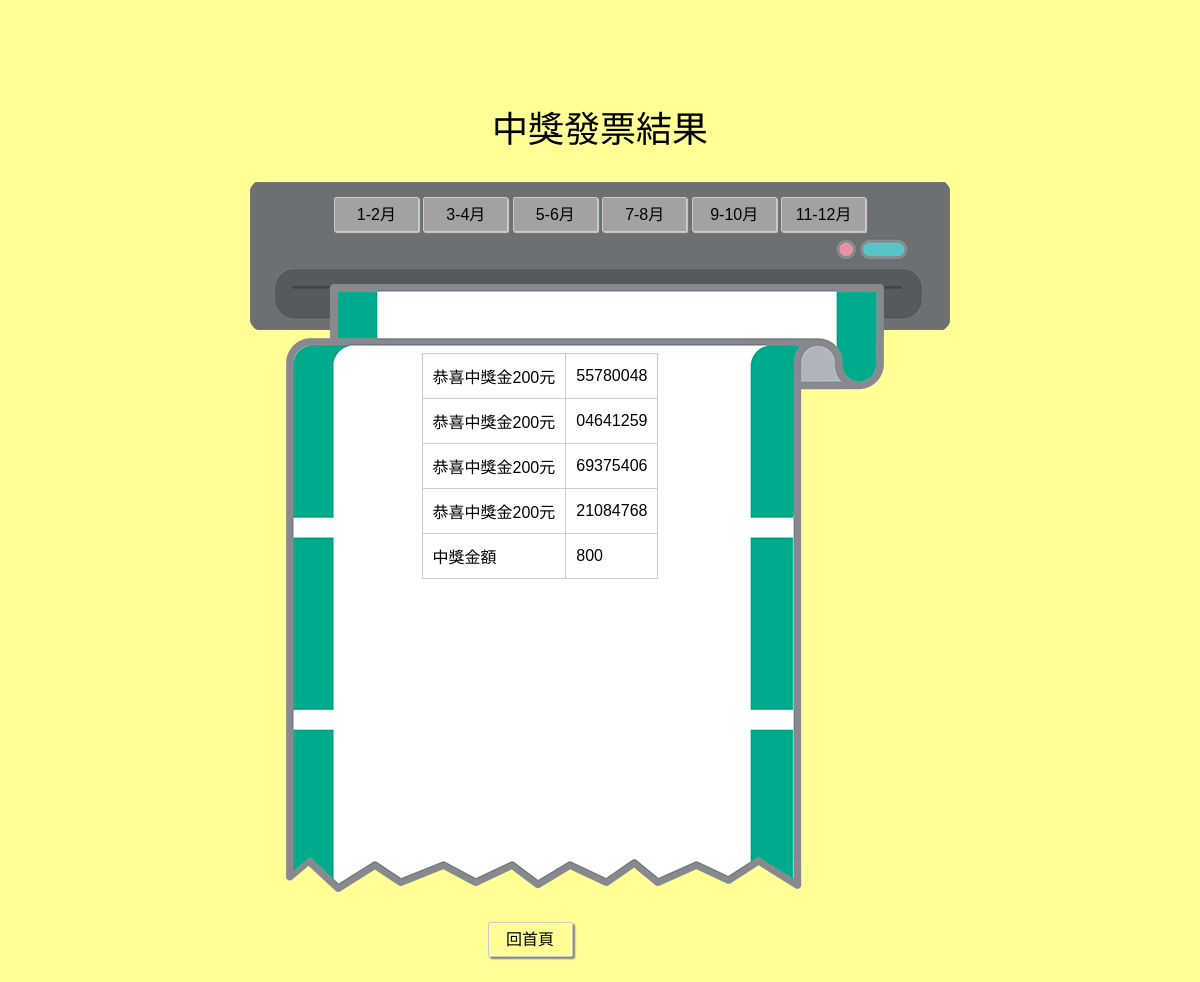
/check-rewards.php?period=3, run on the app's committed database.
### tables this page shows
CREATE TABLE `receipt` (
  `id` int(10) NOT NULL COMMENT '序號',
  `year` int(4) NOT NULL COMMENT '年份',
  `month` int(2) NOT NULL COMMENT '月份',
  `number` varchar(10) NOT NULL COMMENT '發票號碼',
  `cost` int(10) NOT NULL COMMENT '金額'
);

### connect.php (the view, shortened to what this page needs)
<?php
$dsn = "mysql:host=localhost;charset=utf8;dbname=lottery";
$pdo = new PDO($dsn,'root','0303');
function find($table,$period){
    global $pdo;
    $year = 2019;
    $oddMonth = ($period*2)-1;
    $evenMonth = $period*2;
    $sql = "select * from $table where (month='$oddMonth' or month='$evenMonth') and year='$year'";
    return $pdo->query($sql)->fetchAll();
}
function findGP($table,$period){
    global $pdo;
    $year = 2019;
    $oddMonth = ($period*2)-1;
    $evenMonth = $period*2;
    $monthGroup = $oddMonth."-".$evenMonth;
    $sql = "select * from $table where month_group='$monthGroup' and year='$year'";
    return $pdo->query($sql)->fetch();
}
function checked($receiptnum, $grandnum){
    for($i=0; $i<6; $i++){
        if(substr($receiptnum, $i) == substr($grandnum, $i)){
            switch($i){
                case 5:
                    echo "<tr><td>恭喜中獎金200元</td>";
                    echo "<td>".$receiptnum."</td></tr>";
                    return 200;
                    break;
            }
        break;
        }
    }
}
function checkOthers($receiptnum, $othersnum){
    if(substr($receiptnum, 5) == $othersnum){
        echo "<tr><td>恭喜中獎金200元</td>";
        echo "<td>".$receiptnum."</td></tr>";
        return 200;
    }
}
?>

### check-rewards.php (shortened to what this page needs)
<!DOCTYPE html>
<html lang="en">
<head>
</head>
<body>
    <p>中獎發票結果</p>
    <div id="main">
    <div id="topbar">
        <a class="color" href="check-rewards.php?period=1">1-2月</a>
        <a class="color" href="check-rewards.php?period=2">3-4月</a>
        <a class="color" href="check-rewards.php?period=3">5-6月</a>
        <a class="color" href="check-rewards.php?period=4">7-8月</a>
        <a class="color" href="check-rewards.php?period=5">9-10月</a>
        <a class="color" href="check-rewards.php?period=6">11-12月</a>
    </div><br>
    <div id="listbg">
        <div id="list">
        <table>
    <?php
    include "connect.php";
    if(!empty($_GET['period'])){
        $row1 = findGP("rewards",$_GET['period']);
        $grandnum1 = $row1['grand1'];
        $grandnum2 = $row1['grand2'];
        $grandnum3 = $row1['grand3'];
        $othersnum1 = $row1['others1'];
        $othersnum2 = $row1['others2'];
        $othersnum3 = $row1['others3'];
        $row2 = find("receipt",$_GET['period']);
        $total = 0;
        foreach($row2 as $reward){
            $num = substr($reward['number'],2);
            $total = $total + checked($num, $grandnum1);
            $total = $total + checked($num, $grandnum2);
            $total = $total + checked($num, $grandnum3);
            $total = $total + checkOthers($num, $othersnum1);
            $total = $total + checkOthers($num, $othersnum2);
            $total = $total + checkOthers($num, $othersnum3);
        }
    ?>
        <tr>
            <td>中獎金額</td>
            <td><?=$total;?></td>
        </tr>
    <?php
    }
    ?>
        </table>
        </div>
    </div>
        <div id="index"><a href="index.php">回首頁</a></div>
    </div>
</body>
</html>

### check-rewards.php (style rules this page uses)
* { font-family: "Microsoft JhengHei", Arial, Helvetica, sans-serif; box-sizing: border-box; margin: 0; padding: 0; list-style-type: none; }
body { background: #FFFF96; }
p { text-align: center; margin: 100px auto 30px auto; font-size: 36px; }
a { text-decoration: none; display: inline-block; width: 85px; height: 35px; border: 1px solid #ccc; border-radius: 2px; color: black; padding: 3px; text-align: center; box-shadow: 2px 2px 2px grey; }
table { margin: auto; border-collapse: collapse; }
td { border: 1px solid #ccc; padding: 10px; }
#main { width: 750px; height: 800px; margin: 0 auto; position: relative; }
#topbar { width: 700px; height: 148px; padding: 15px; margin: 0 25px; text-align: center; justify-content: space-between; position: absolute; background-image: url(./images/printer.png); }
#listbg { width: 600px; height: 610px; margin: 83px 60px; padding: 20px 0 0 0; position: absolute; background-image: url(./images/invoice.png); }
#list { width: 410px; height: 500px; position: absolute; overflow: auto; margin: 50px; }
#index { width: 110px; height: 60px; text-align: center; margin: 0 250px; padding: 10px; position: absolute; bottom: 10px; }
.color { background: #a3a1a1; box-shadow: 1px 1px 1px #ccc; }

### data on the page
receipt: number "55780048"
receipt: number "04641259"
receipt: number "69375406"
receipt: number "21084768"

### other printed values
$total "800"
